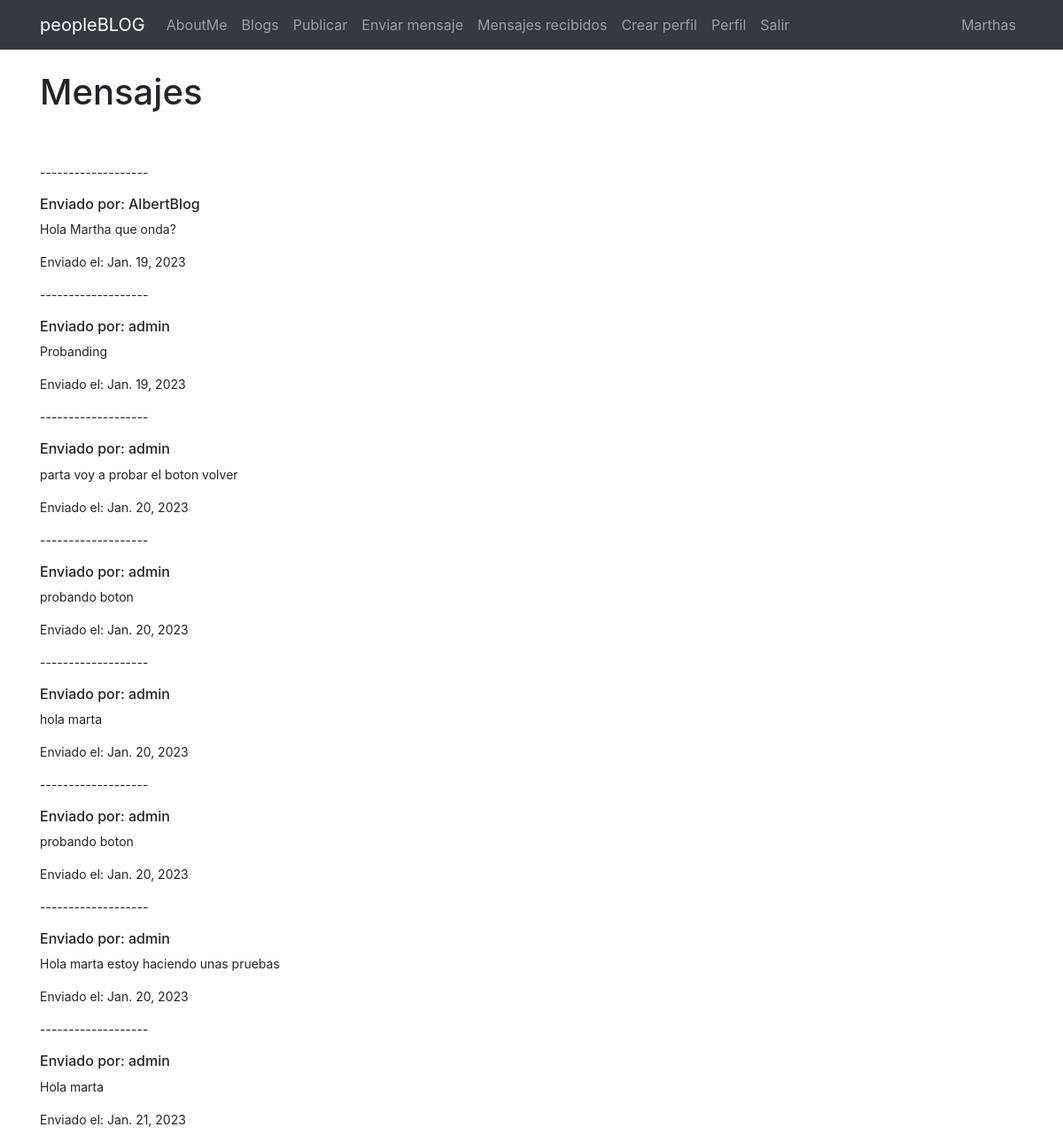
The page /registro/buscarmensaje/ (signed in) on the database as committed earlier.
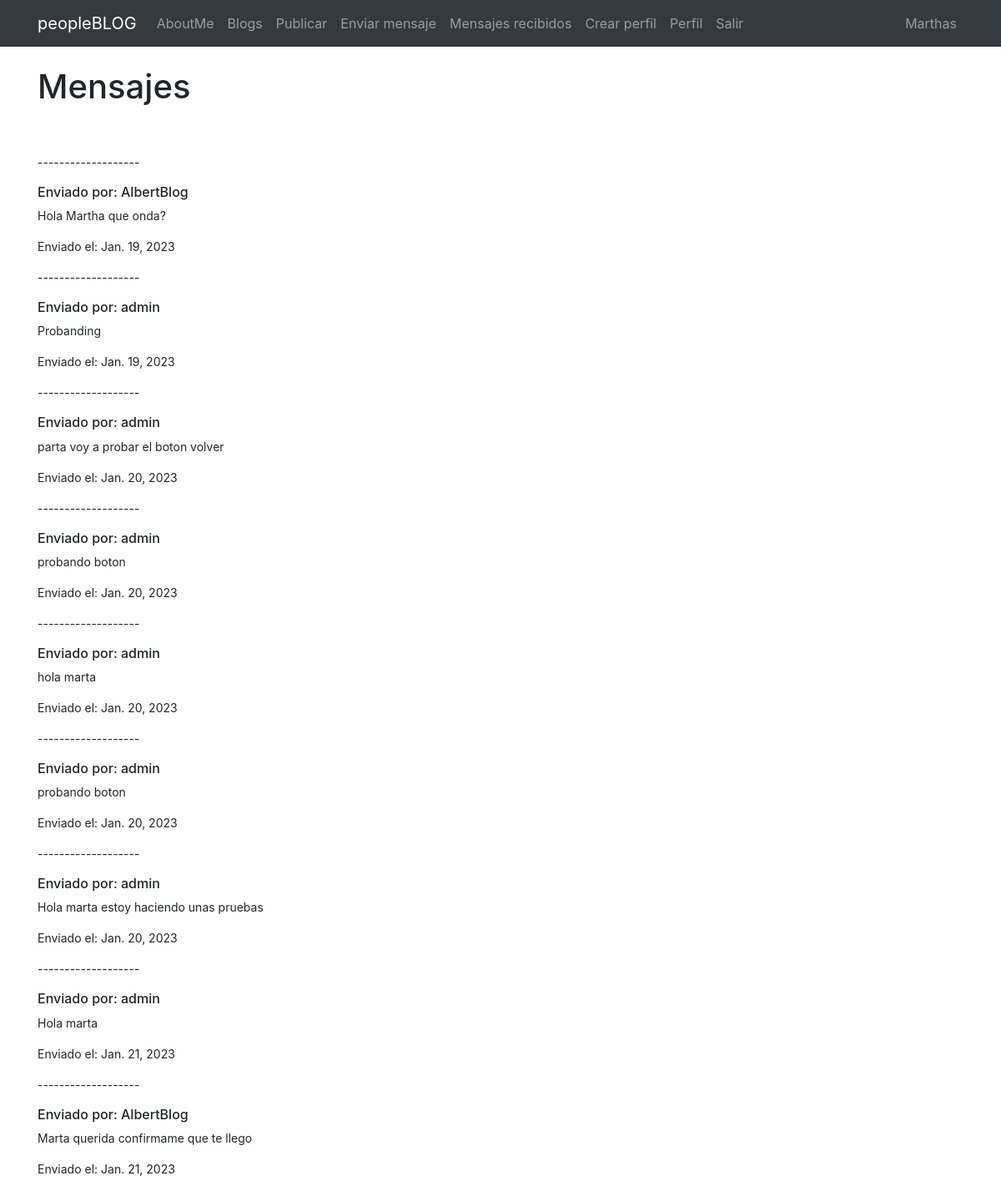
The same page on the database as committed later.
### Registro/models.py (models this page shows, shortened)
class Mensaje(models.Model):
    emisor=models.ForeignKey(User, related_name= "emisor", on_delete=models.CASCADE)
    receptor=models.ForeignKey(User, related_name= "receptor", on_delete=models.CASCADE)
    cuerpo=models.TextField(max_length=250, blank=True, null=True)
    enviado=models.DateField(auto_now_add=True)

### Registro/views.py (the view)
# urls.py: path("buscarmensaje/", buscarmensaje, name="buscarmensaje"),
@login_required
def buscarmensaje(request):
    receptor= request.user
    if receptor != "":
        mensajes=Mensaje.objects.filter(receptor=receptor)
        return render(request, "mensajes_recibidos.html", {"mensajes":mensajes})

### Templates/mensajes_recibidos.html (shortened to what this page needs)
{% extends "padre.html" %}
{% load static %}
{% block content %}
<h1>Mensajes</h1>
<br>
<br>
{% if mensajes %}
<small>
    {% for mensaje in mensajes %}
    <p>-------------------</p>
    <h6>Enviado por: {{mensaje.emisor}}</h6>
    <p>{{mensaje.cuerpo}}</p>
    <p>Enviado el: {{mensaje.enviado}}</p>
    {% endfor %}
</small>
{% else %}
<h3>No tiene mensajes para mostrar</h3>
{% endif %}
{% endblock %}

Rows that differ between the two databases and show on the page:
added Mensaje: emisor "AlbertBlog", cuerpo "Marta querida confirmame que te llego", enviado "Jan. 21, 2023"
